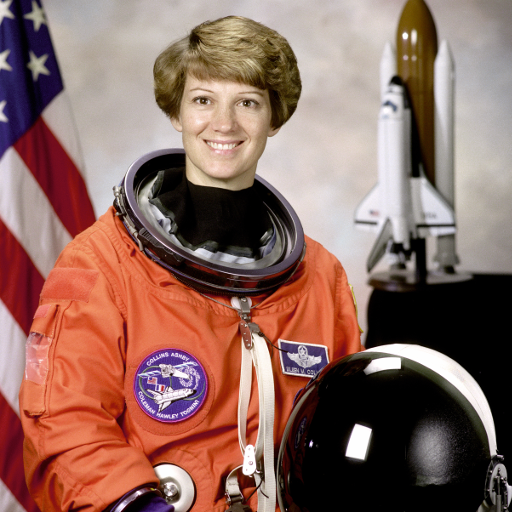
#> input picture skimage.data.astronaut(), 512 x 512 px
$ python hierarchical_clustering.py
#> lines starting #> are read from the running program, lines starting #| are printed output that depends on the picture
import numpy as np
from matplotlib import pyplot as plt
from skimage.data import astronaut
from skimage.segmentation import slic
from scipy.spatial import Delaunay
from skimage.segmentation import mark_boundaries
from matplotlib.lines import Line2D

img = astronaut().astype(np.float32) / 255.

# SLIC
segments = slic(img, n_segments=500, compactness=20)
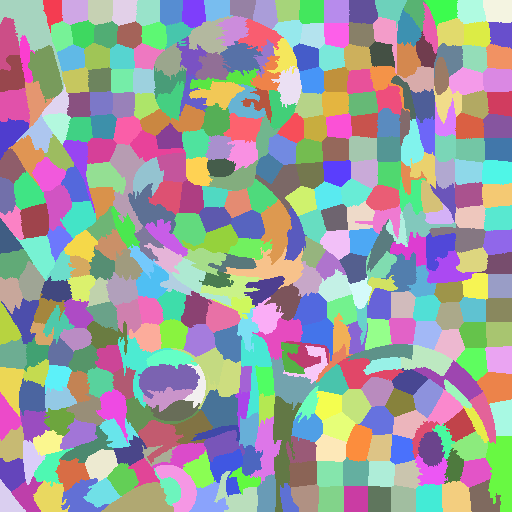
#> segments: shape (512, 512) int64; 421 distinct labels, from 1 to 421; one colour per label, 0 black
segments_ids = np.unique(segments)
#> segments_ids = 421 values from 1 to 421

# centers
centers = np.array([np.mean(np.nonzero(segments==i),axis=1) for i in segments_ids])
#> centers = 421 pairs, first value 7.94 to 500.3, second value 6.46 to 502.2

vs_right = np.vstack([segments[:,:-1].ravel(), segments[:,1:].ravel()])
vs_below = np.vstack([segments[:-1,:].ravel(), segments[1:,:].ravel()])
bneighbors = np.unique(np.hstack([vs_right, vs_below]), axis=1)

segment_info = []
for i in segments_ids:
    elements = np.nonzero(segments==i)
    segment_info.append({
        'neighbors': set(),
        'elements': elements,
        'size': len(elements),
        'avg_embeddding': np.zeros(512)
    })
#> this loop made 421 passes
#> elements on passes 1 to 3: 1841 positions, rows 0 to 90, columns 0 to 63, 418 positions, rows 0 to 32, columns 43 to 62, 585 positions, rows 0 to 24, columns 62 to 87
#> after the loop, segment_info = 421 items

for pair in bneighbors.T:
    n1, n2 = pair
    if n1 != n2:
        segment_info[n1-1]['neighbors'].add(n2)
#> this loop made 2396 passes
#> (n1, n2) on passes 1 to 3: (1, 1), (1, 2), (1, 25)

print(segment_info[0])
#> (printed output is left out)


# ### Superpixel Hierarchical Clustering algorithm (SPHC)
# ## Method and Code for merging Superpixels created by Paul Thompson (Please credit if you use this code)
# # The algorithm takes image superpixels created by the skimage SLIC function and merges neighors in order of
# # color similarity (using euclidean distance).
#
# #References:
# #1. http://www.kev-smith.com/papers/SLIC_Superpixels.pdf
# #2. http://www.pyimagesearch.com/2014/07/28/a-slic-superpixel-tutorial-using-python/
#
# #####INSTRUCTIONS###################################################################################
# ### To use:
# ### 1. Change the parameters below
# ### 2. Change image path. This was only tested with jpg's.
# ### 3. Run program
#
# imagePath = 'demo/bear.jpg'
#
# #SLIC Parameters:
# numSegments = 100  # How many superpixels to start with - input for SLIC function
# Sigma = 4 # This parameter controls superpixel shape. Higher values make superpixels more square.
#
# #SPHC Parameters:
# segmentsToMerge = 100 # How many superpixels to merge based on color similarity
# distance_limit = .2  # Limits which segments get merged based on their difference in average color
# ####################################################################################################
#
# import matplotlib.pyplot as plt, argparse, numpy as np, math, sys, copy
# from skimage.segmentation import slic, mark_boundaries
# from skimage.util import img_as_float
# from skimage import io
# from collections import defaultdict
#
# def initiateSegmentAttributes(segm_grid, image):
#     '''
#     Each segment formed by sklearn's SLIC function is assigned a dictionary of attributes for efficiency.
#     :param segm_grid: Each pixel has been identified with a segment identifier by the skimage SLIC function
#     :param image: Each pixel has R, B, and G value associated with it
#     :return: Dictionary of dictionaries of attributes for each segment
#     '''
#     def initialSegmAttr():
#         return {'neighbors': set(), 'R': [], 'G': [], 'B': [], 'coord': set(),
#                          'R_avg': 0.0, 'G_avg': 0.0, 'B_avg': 0.0}
#     segm_dict = defaultdict(initialSegmAttr)
#
#     for i in range(len(segm_grid)):
#         for j in range(len(segm_grid[i])):
#             if j != len(segm_grid[i]) - 1 and segm_grid[i][j] != segm_grid[i][j + 1]:
#                 segm_dict[segm_grid[i][j]]['neighbors'].add(segm_grid[i][j+1])
#                 segm_dict[segm_grid[i][j+1]]['neighbors'].add(segm_grid[i][j])
#             if i != len(segm_grid) - 1 and segm_grid[i][j] != segm_grid[i + 1][j]:
#                 segm_dict[segm_grid[i][j]]['neighbors'].add(segm_grid[i+1][j])
#                 segm_dict[segm_grid[i+1][j]]['neighbors'].add(segm_grid[i][j])
#             segm_dict[segm_grid[i][j]]['R'].append(image[i][j][0])
#             segm_dict[segm_grid[i][j]]['B'].append(image[i][j][1])
#             segm_dict[segm_grid[i][j]]['G'].append(image[i][j][2])
#             segm_dict[segm_grid[i][j]]['coord'].add((i,j))
#     return segm_dict
#
# def getNearestNeighbors(segm_dict):
#     '''
#     Calculates the average R, B, and G values for each segment. Then finds the two neighboring segments with
#     the smallest euclidean distance (for the three dimensions of R, B, and G).
#     :param segm_dict: dictionary of dictionaries of segment attributes
#     :return: segment pair with smallest color euclidean distance; distance value
#     '''
#     for k, v in segm_dict.items():
#         v['R_avg'] = sum(v['R'])/len(v['R'])
#         v['B_avg'] = sum(v['B'])/len(v['B'])
#         v['G_avg'] = sum(v['R'])/len(v['G'])
#     neighbor_pairs = set()
#     nearest_neighbors = []
#     shortest_dist = 100.0
#
#     for k, v in segm_dict.items():
#         for neighbor in v['neighbors']:
#             neighbor_pair = tuple(sorted([k, neighbor]))
#             if neighbor_pair not in neighbor_pairs and k != neighbor:
#                 neighbor_pairs.add(neighbor_pair)
#                 eucl_dist = float(math.sqrt((v['R_avg'] - segm_dict[neighbor]['R_avg']) ** 2 +
#                                             (v['B_avg'] - segm_dict[neighbor]['B_avg']) ** 2 +
#                                             (v['G_avg'] - segm_dict[neighbor]['G_avg']) ** 2))
#                 if eucl_dist < shortest_dist:
#                     shortest_dist = eucl_dist
#                     nearest_neighbors = neighbor_pair
#     return nearest_neighbors, shortest_dist
#
# def mergeSegments(segm_dict, nearest_neighbors):
#     '''
#     Merges the pair of neighboring segments with the shortest euclidean distance (greatest color similarity)
#     :param segm_dict: dictionary of dictionaries of segment attributes
#     :param nearest_neighbors: segment pair with smallest color euclidean distance
#     :return: segm_dict: updated dictionary of dictionaries of segment attributes
#     '''
#     mergeto_dict = segm_dict[nearest_neighbors[0]]
#     mergefrom_dict = copy.deepcopy(segm_dict[nearest_neighbors[1]])
#
#     mergeto_dict['neighbors'] = mergeto_dict['neighbors'] | mergefrom_dict['neighbors']
#     mergeto_dict['neighbors'].discard(nearest_neighbors[0])
#     mergeto_dict['R'] += mergefrom_dict['R']
#     mergeto_dict['B'] += mergefrom_dict['B']
#     mergeto_dict['G'] += mergefrom_dict['G']
#     mergeto_dict['coord'] = mergeto_dict['coord'] | mergefrom_dict['coord']
#
#     for neighbor in mergefrom_dict['neighbors']:
#         segm_dict[neighbor]['neighbors'].add(nearest_neighbors[0])
#         segm_dict[neighbor]['neighbors'].discard(nearest_neighbors[1])
#
#     del segm_dict[nearest_neighbors[1]]
#     return segm_dict
#
# def getSPHCsegments(segm_grid, image, numToMerge = 10, max_dist = 1.0):
#     '''
#     Main function for running SPHC clustering algorithm. Initiates segment attributes. Then
#     iteratively finds and merges neighboring segments with most similar color.
#     :param segm_grid: Each pixel has been identified with a segment identifier by the skimage SLIC function
#     :param image: Each pixel has R, B, and G value associated with it
#     :param numToMerge: User input - number of segments to merge. Must be less than number of segments.
#     :param max_dist: Maximum euclidean distance for pair of segments to merge
#     :return: segm_grid: Each pixel has been identified with a segment identifier by the SPHC function
#     '''
#     print("Initiating Segment Attributes...")
#     segm_dict = initiateSegmentAttributes(segm_grid, image)
#     shortest_dist = 0.0
#     merge_count = 0
#
#     print("Merging Segments...")
#     while shortest_dist <= max_dist and merge_count <= numToMerge:
#         nearest_neighbors, shortest_dist = getNearestNeighbors(segm_dict)
#         segm_dict = mergeSegments(segm_dict, nearest_neighbors)
#         merge_count += 1
#         if merge_count % 20 == 0:
#             print(f"{merge_count} segments merged")
#
#     print(f"{merge_count} segments merged - final")
#
#     newSegmGrid = copy.deepcopy(segm_grid)
#     for k, v in segm_dict.items():
#         for coord in v['coord']:
#             newSegmGrid[coord[0], coord[1]] = int(k)
#
#     return newSegmGrid
#
#
# if __name__ == '__main__':
#     image = img_as_float(io.imread(imagePath))
#     SLICsegm_grid = slic(image, n_segments = numSegments, sigma = Sigma)
#
#     SPHCsegm_grid = getSPHCsegments(SLICsegm_grid, image, numToMerge = segmentsToMerge, max_dist = distance_limit)
#
#     fig = plt.figure("%d Segments Merged" % segmentsToMerge)
#     ax = fig.add_subplot(1, 1, 1)
#     ax.imshow(mark_boundaries(image, SPHCsegm_grid))
#     plt.axis("off")
#     plt.show()
